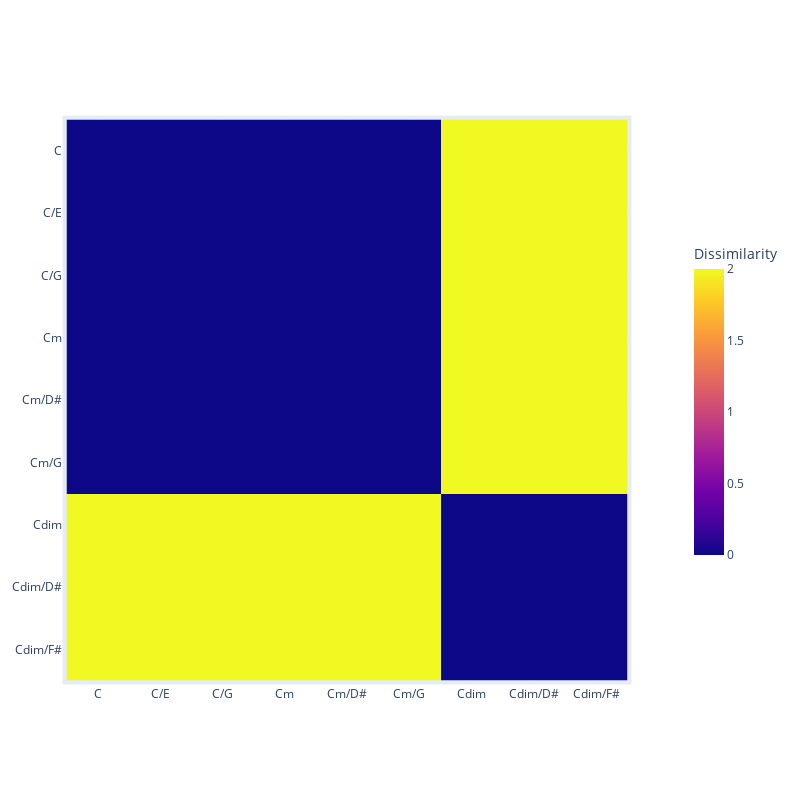

The code cell stored with this chart in its notebook:
### Code cell
vector_encoding = [
    #results_structure[chord_id]['feature_vector'] 
    #+
      results_intervals_theory[chord_id]['feature_vector']
    for chord_id in results_intervals_theory.keys()
]

print(vector_encoding)
# Realiza MDS en los datos
vector_encoding_mds,matrix =ce.perform_mds2(vector_encoding)
cg.plot_chords_with_selection(vector_encoding_mds,matrix, chord_ids, results_intervals_theory,True )

### Figure 1 — Plotly figure (JSON) as saved in the notebook; plotly's stock layout.template omitted (floating-point values rounded to 4 significant figures)
{"data": [{"coloraxis": "coloraxis", "hovertemplate": "x: %{x}<br>y: %{y}<br>Dissimilarity: %{z}<extra></extra>", "name": "0", "type": "heatmap", "x": ["C", "C/E", "C/G", "Cm", "Cm/D#", "Cm/G", "Cdim", "Cdim/D#", "Cdim/F#"], "xaxis": "x", "y": ["C", "C/E", "C/G", "Cm", "Cm/D#", "Cm/G", "Cdim", "Cdim/D#", "Cdim/F#"], "yaxis": "y", "z": [[0, 0, 0, 0, 0, 0, 2, 2, 2], [0, 0, 0, 0, 0, 0, 2, 2, 2], [0, 0, 0, 0, 0, 0, 2, 2, 2], [0, 0, 0, 0, 0, 0, 2, 2, 2], [0, 0, 0, 0, 0, 0, 2, 2, 2], [0, 0, 0, 0, 0, 0, 2, 2, 2], [2, 2, 2, 2, 2, 2, 0, 0, 0], [2, 2, 2, 2, 2, 2, 0, 0, 0], [2, 2, 2, 2, 2, 2, 0, 0, 0]]}], "layout": {"autosize": false, "coloraxis": {"colorbar": {"len": 0.55, "title": {"text": "Dissimilarity"}, "x": 1.1}, "colorscale": [[0, "#0d0887"], [0.1111, "#46039f"], [0.2222, "#7201a8"], [0.3333, "#9c179e"], [0.4444, "#bd3786"], [0.5556, "#d8576b"], [0.6667, "#ed7953"], [0.7778, "#fb9f3a"], [0.8889, "#fdca26"], [1, "#f0f921"]]}, "height": 800, "margin": {"b": 100, "l": 50, "pad": 4, "r": 50, "t": 100}, "width": 800, "xaxis": {"anchor": "y", "constrain": "domain", "domain": [0, 1], "scaleanchor": "y"}, "yaxis": {"anchor": "x", "autorange": "reversed", "constrain": "domain", "domain": [0, 1]}}}
